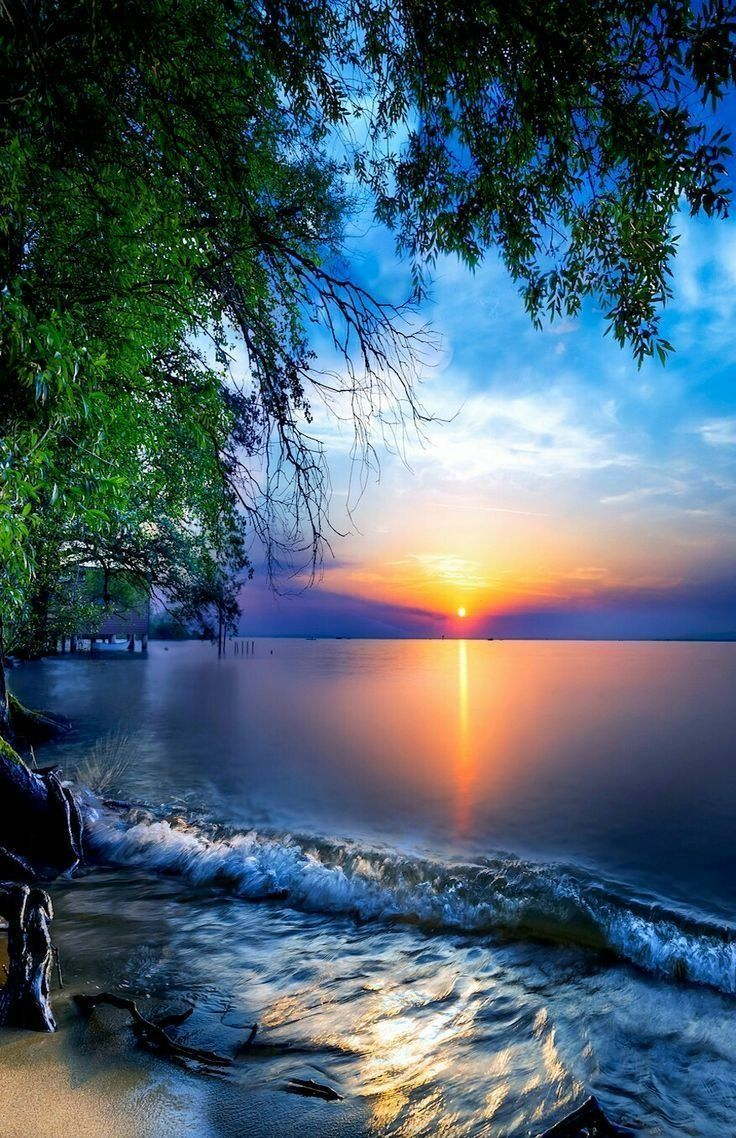
#> input picture Edges Noises and Filters/Nature.jpg, 736 x 1138 px
$ jupyter execute Edge_detection_using_Laplacian_filter.ipynb   (older library calls are emulated)
#> lines starting #> are read from the running program, lines starting #| are printed output that depends on the picture
[cell 1]
import cv2
import numpy as np

def read_image(image_path):
    """This function reads any image from a given path"""
#> called with image_path = 'Nature.jpg'
    image = cv2.imread(image_path)
#> image is the input picture: shape (1138, 736, 3); mean B, G, R 110.3, 96.4, 76.3
    return image


def laplacian_filter(image, ksize):
    """This function uses laplacian filter to detect image edges"""
    filtered_image = cv2.Laplacian(image,ksize=ksize, ddepth=cv2.CV_64F)
    return filtered_image

def save_image(image_name_format, image):
    """This function saves any image to a given path"""
    cv2.imwrite(image_name_format, image)

ksize=5

image = read_image('Nature.jpg')
gray_image = cv2.cvtColor(image, cv2.COLOR_BGR2GRAY) #converts the RGB color first into grey sale using opencv function
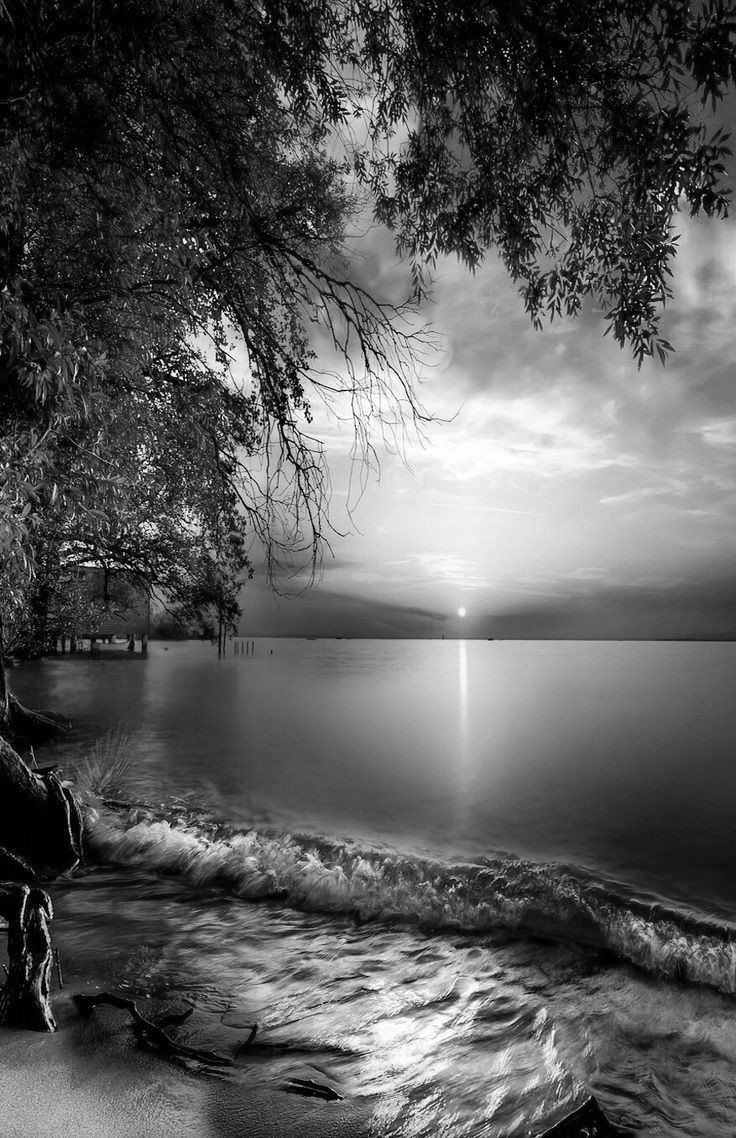
#> gray_image: shape (1138, 736); min 0, max 255, mean 92

laplacian_filtered_image = laplacian_filter(gray_image, ksize=ksize)
#> in laplacian_filter, `filtered_image = cv2.Laplacian(image,ksize=ksize, ddepth=cv2.CV_64F)`:
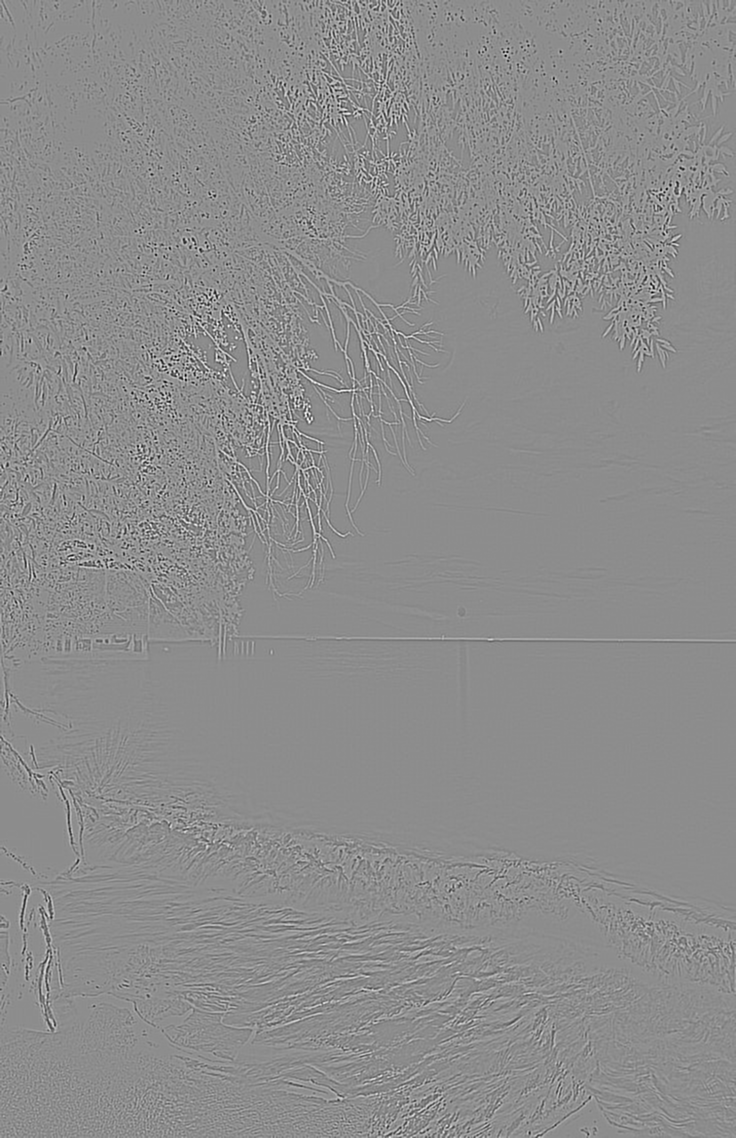
#> filtered_image: shape (1138, 736) float64; min -9874, max 8000, mean 0; drawn with min black and max white

cv2.imshow('Laplacian Edge Detection', np.hstack((gray_image, laplacian_filtered_image)))
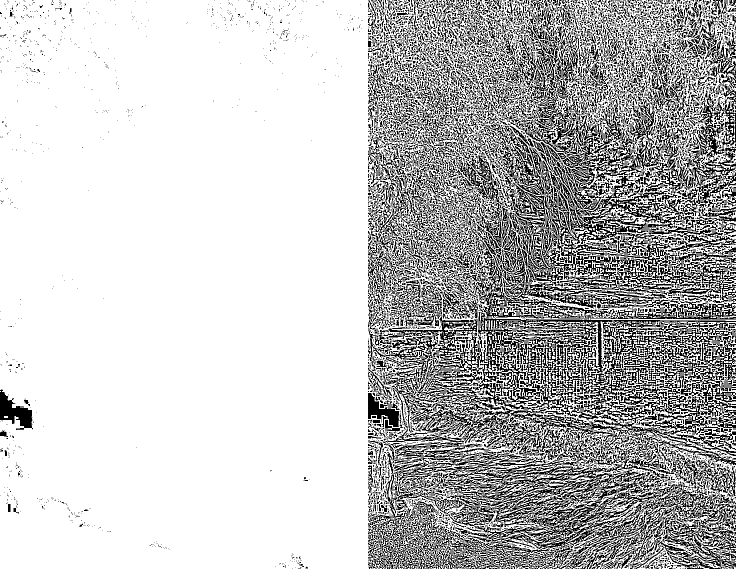
#> window 'Laplacian Edge Detection': shape (1138, 1472) (shown at 1/2 size); 75.7% white; black in thin lines or dots
cv2.waitKey(0)

save_image("main images\\gray_image_saved.jpg",gray_image)
save_image("main images\\laplacian_image_saved_ksize5.jpg",laplacian_filtered_image)
#> in save_image (call 2), `cv2.imwrite(image_name_format, image)`:
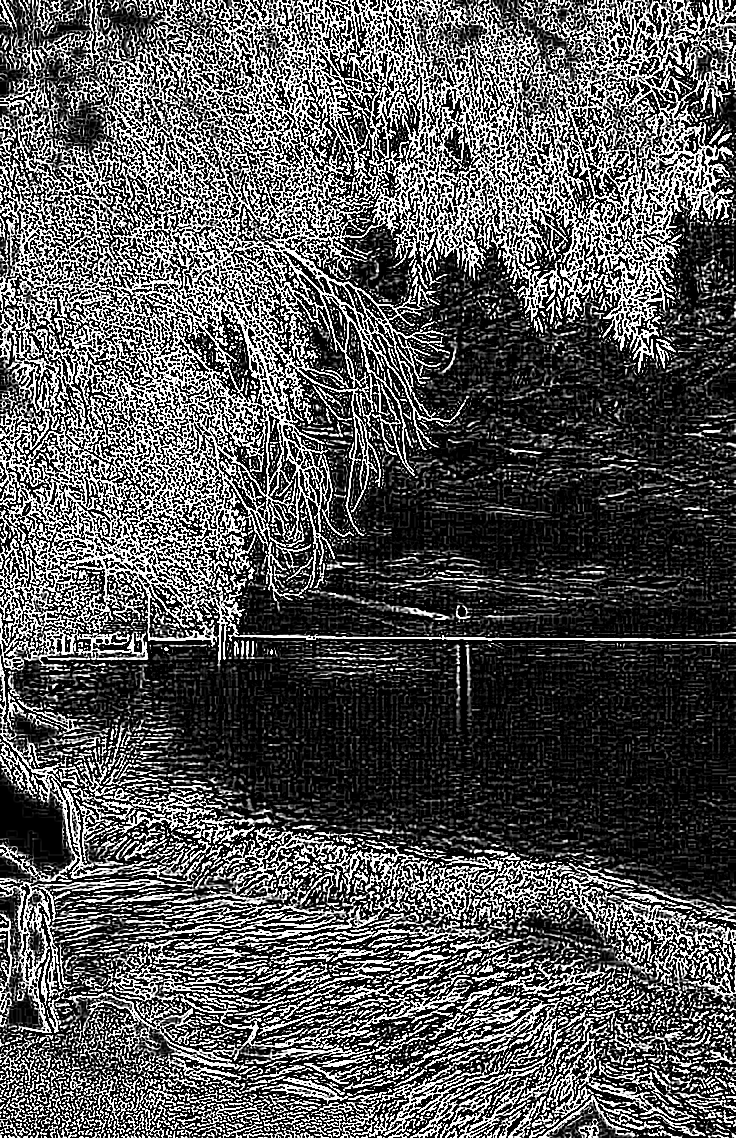
#> saved as laplacian_image_saved_ksize5.jpg: shape (1138, 736); min 0, max 255, mean 86.4
